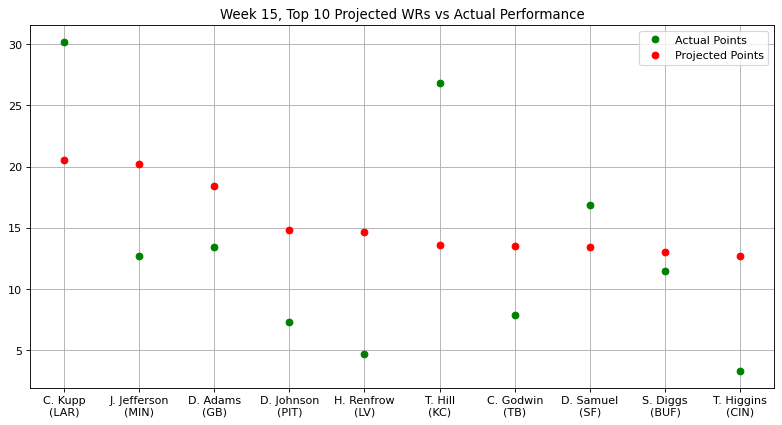

Write the Python code that produced this figure.
"""
Stats provided by NFL Fantasy
Week 15, Top 10 Projected WRs vs Actual Performance
"""

import matplotlib.pyplot as plt
import numpy as np
from matplotlib.pyplot import figure
figure(figsize=(12, 6), dpi=80)

actual_points = np.array([30.20,12.70,13.40,7.30,4.70,26.80,7.90,16.90,11.50,3.30])
proj_points = np.array([20.57,20.18,18.45,14.80,14.65,13.61,13.51,13.42,13.05,12.72])
players = np.array(["C. Kupp\n(LAR)","J. Jefferson\n(MIN)","D. Adams\n(GB)","D. Johnson\n(PIT)",
                    "H. Renfrow\n(LV)","T. Hill\n(KC)","C. Godwin\n(TB)","D. Samuel\n(SF)",
                    "S. Diggs\n(BUF)","T. Higgins\n(CIN)"])

plt.plot(players, actual_points, 'o', c = 'g', label = 'Actual Points', ms = 6)
plt.plot(proj_points, 'o', c = 'r', label = 'Projected Points', ms = 6)
plt.title("Week 15, Top 10 Projected WRs vs Actual Performance")
plt.legend()
plt.grid()
plt.show()
